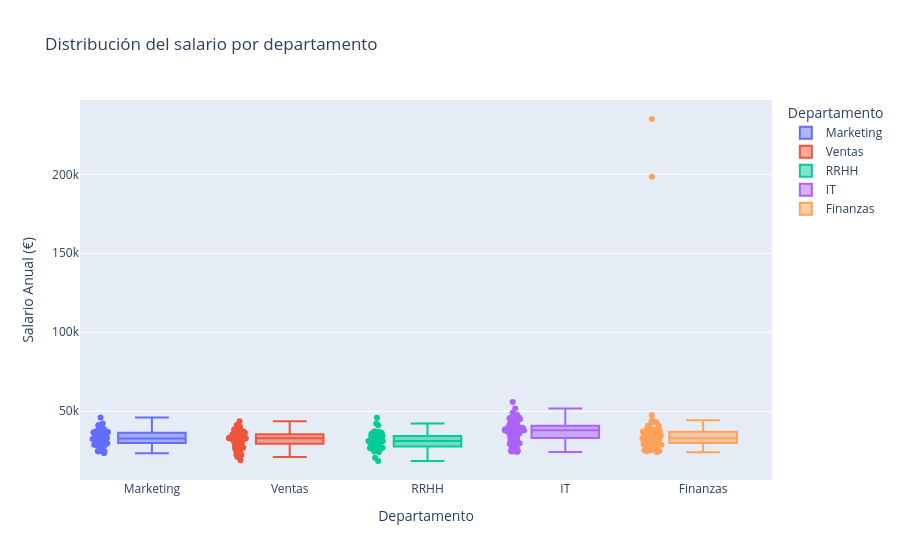

Source (notebook cell):
### Markdown cell above
### 8. Grafico interactivo con ploty 

Como ya sabeis con ploty podemos crear el mismo tipo de graficos pero **interactivos**:

### Code cell
fig = px.box(
    df,
    x="departamento",
    y="salario_anual",
    color='departamento',
    points="all",
    title="Distribución del salario por departamento",
    labels={'departamento': 'Departamento', 'salario_anual': 'Salario Anual (€)'}
)

fig.show()

### Figure 1 — Plotly figure (JSON) as saved in the notebook; plotly's stock layout.template omitted (floating-point values rounded to 4 significant figures)
{"data": [{"alignmentgroup": "True", "boxpoints": "all", "hovertemplate": "Departamento=%{x}<br>Salario Anual (€)=%{y}<extra></extra>", "legendgroup": "Marketing", "marker": {"color": "#636efa"}, "name": "Marketing", "notched": false, "offsetgroup": "Marketing", "orientation": "v", "showlegend": true, "type": "box", "x": ["Marketing", "Marketing", "Marketing", "Marketing", "Marketing", "Marketing", "Marketing", "Marketing", "Marketing", "Marketing", "Marketing", "Marketing", "Marketing", "Marketing", "Marketing", "Marketing", "Marketing", "Marketing", "Marketing", "Marketing", "Marketing", "Marketing", "Marketing", "Marketing", "Marketing", "Marketing", "Marketing", "Marketing", "Marketing", "Marketing", "Marketing", "Marketing", "Marketing", "Marketing", "Marketing", "Marketing", "Marketing", "Marketing", "Marketing", "Marketing", "Marketing", "Marketing", "Marketing", "Marketing", "Marketing", "Marketing", "Marketing", "Marketing", "Marketing", "Marketing", "Marketing", "Marketing", "Marketing", "Marketing", "Marketing", "Marketing", "Marketing", "Marketing", "Marketing", "Marketing", "Marketing", "Marketing", "Marketing", "Marketing", "Marketing", "Marketing", "Marketing", "Marketing", "Marketing"], "x0": " ", "xaxis": "x", "y": [32850.0, 36560.0, 41120.0, 34750.0, 36790.0, 37910.0, 34270.0, 34750.0, 32720.0, 31840.0, 28130.0, 30610.0, 36760.0, 30970.0, 31090.0, 36450.0, 29860.0, 24820.0, 28750.0, 23380.0, 38800.0, 38100.0, 30100.0, 41550.0, 36010.0, 29120.0, 33630.0, 28440.0, 29890.0, 42310.0, 37990.0, 34140.0, 32790.0, 32790.0, 31890.0, 46140.0, 35230.0, 30760.0, 32790.0, 25130.0, 38810.0, 25210.0, 27450.0, 35930.0, 28890.0, 35820.0, 34190.0, 33380.0, 28440.0, 24530.0, 32240.0, 30360.0, 28180.0, 37960.0, 31250.0, 38240.0, 37080.0, 35680.0, 37240.0, 32110.0, 32410.0, 24630.0, 31980.0, 33330.0, 26530.0, 36710.0, 33260.0, 30740.0, 29720.0], "y0": " ", "yaxis": "y"}, {"alignmentgroup": "True", "boxpoints": "all", "hovertemplate": "Departamento=%{x}<br>Salario Anual (€)=%{y}<extra></extra>", "legendgroup": "Ventas", "marker": {"color": "#EF553B"}, "name": "Ventas", "notched": false, "offsetgroup": "Ventas", "orientation": "v", "showlegend": true, "type": "box", "x": ["Ventas", "Ventas", "Ventas", "Ventas", "Ventas", "Ventas", "Ventas", "Ventas", "Ventas", "Ventas", "Ventas", "Ventas", "Ventas", "Ventas", "Ventas", "Ventas", "Ventas", "Ventas", "Ventas", "Ventas", "Ventas", "Ventas", "Ventas", "Ventas", "Ventas", "Ventas", "Ventas", "Ventas", "Ventas", "Ventas", "Ventas", "Ventas", "Ventas", "Ventas", "Ventas", "Ventas", "Ventas", "Ventas", "Ventas", "Ventas", "Ventas", "Ventas", "Ventas", "Ventas", "Ventas", "Ventas", "Ventas", "Ventas", "Ventas", "Ventas", "Ventas", "Ventas", "Ventas", "Ventas", "Ventas", "Ventas", "Ventas", "Ventas", "Ventas", "Ventas", "Ventas", "Ventas", "Ventas", "Ventas", "Ventas", "Ventas", "Ventas", "Ventas", "Ventas", "Ventas", "Ventas", "Ventas", "Ventas", "Ventas", "Ventas", "Ventas", "Ventas", "Ventas", "Ventas", "Ventas", "Ventas", "Ventas", "Ventas", "Ventas", "Ventas", "Ventas", "Ventas", "Ventas", "Ventas"], "x0": " ", "xaxis": "x", "y": [38520.0, 37650.0, 36400.0, 19030.0, 33210.0, 21060.0, 23160.0, 24220.0, 34520.0, 24130.0, 33330.0, 24140.0, 30650.0, 29950.0, 36380.0, 34780.0, 30790.0, 28140.0, 36340.0, 22760.0, 22120.0, 32860.0, 38980.0, 33300.0, 33200.0, 29090.0, 43760.0, 27820.0, 22590.0, 36870.0, 32860.0, 26320.0, 32440.0, 27310.0, 39060.0, 25980.0, 33340.0, 32580.0, 32860.0, 29520.0, 26550.0, 38840.0, 35390.0, 40210.0, 26790.0, 38830.0, 27140.0, 32860.0, 30010.0, 32860.0, 32860.0, 41280.0, 34460.0, 32250.0, 37340.0, 32120.0, 28820.0, 35210.0, 35010.0, 33160.0, 35110.0, 32950.0, 36030.0, 32860.0, 35720.0, 29980.0, 27690.0, 31370.0, 32860.0, 32860.0, 33390.0, 30520.0, 35570.0, 33070.0, 29930.0, 31580.0, 35060.0, 35620.0, 26710.0, 38300.0, 36850.0, 37430.0, 30310.0, 25080.0, 32670.0, 32120.0, 35290.0, 38500.0, 31100.0], "y0": " ", "yaxis": "y"}, {"alignmentgroup": "True", "boxpoints": "all", "hovertemplate": "Departamento=%{x}<br>Salario Anual (€)=%{y}<extra></extra>", "legendgroup": "RRHH", "marker": {"color": "#00cc96"}, "name": "RRHH", "notched": false, "offsetgroup": "RRHH", "orientation": "v", "showlegend": true, "type": "box", "x": ["RRHH", "RRHH", "RRHH", "RRHH", "RRHH", "RRHH", "RRHH", "RRHH", "RRHH", "RRHH", "RRHH", "RRHH", "RRHH", "RRHH", "RRHH", "RRHH", "RRHH", "RRHH", "RRHH", "RRHH", "RRHH", "RRHH", "RRHH", "RRHH", "RRHH", "RRHH", "RRHH", "RRHH", "RRHH", "RRHH", "RRHH", "RRHH", "RRHH", "RRHH", "RRHH", "RRHH", "RRHH", "RRHH", "RRHH", "RRHH", "RRHH", "RRHH", "RRHH", "RRHH", "RRHH", "RRHH", "RRHH", "RRHH", "RRHH", "RRHH", "RRHH", "RRHH", "RRHH", "RRHH", "RRHH", "RRHH", "RRHH", "RRHH", "RRHH", "RRHH", "RRHH", "RRHH", "RRHH", "RRHH", "RRHH", "RRHH", "RRHH", "RRHH", "RRHH", "RRHH"], "x0": " ", "xaxis": "x", "y": [27200.0, 31110.0, 41240.0, 30340.0, 31320.0, 29630.0, 36380.0, 18530.0, 32260.0, 24830.0, 36000.0, 42290.0, 31110.0, 30300.0, 32350.0, 26460.0, 36420.0, 36270.0, 29090.0, 33050.0, 27940.0, 30280.0, 26740.0, 34590.0, 20620.0, 45970.0, 29530.0, 30310.0, 27770.0, 29900.0, 34090.0, 27830.0, 37190.0, 30910.0, 32080.0, 37180.0, 36150.0, 26830.0, 33490.0, 25930.0, 34110.0, 34410.0, 31110.0, 35650.0, 33970.0, 31110.0, 35720.0, 26360.0, 31110.0, 31800.0, 33360.0, 32860.0, 33790.0, 24210.0, 24880.0, 26500.0, 36080.0, 28430.0, 36900.0, 36780.0, 35580.0, 26530.0, 24540.0, 29060.0, 26210.0, 31110.0, 31110.0, 31110.0, 24900.0, 26950.0], "y0": " ", "yaxis": "y"}, {"alignmentgroup": "True", "boxpoints": "all", "hovertemplate": "Departamento=%{x}<br>Salario Anual (€)=%{y}<extra></extra>", "legendgroup": "IT", "marker": {"color": "#ab63fa"}, "name": "IT", "notched": false, "offsetgroup": "IT", "orientation": "v", "showlegend": true, "type": "box", "x": ["IT", "IT", "IT", "IT", "IT", "IT", "IT", "IT", "IT", "IT", "IT", "IT", "IT", "IT", "IT", "IT", "IT", "IT", "IT", "IT", "IT", "IT", "IT", "IT", "IT", "IT", "IT", "IT", "IT", "IT", "IT", "IT", "IT", "IT", "IT", "IT", "IT", "IT", "IT", "IT", "IT", "IT", "IT", "IT", "IT", "IT", "IT", "IT", "IT", "IT", "IT", "IT", "IT", "IT", "IT", "IT", "IT", "IT", "IT", "IT", "IT", "IT", "IT", "IT", "IT", "IT", "IT", "IT", "IT", "IT", "IT", "IT", "IT", "IT", "IT", "IT", "IT", "IT", "IT", "IT", "IT", "IT", "IT", "IT", "IT", "IT", "IT", "IT", "IT", "IT", "IT", "IT", "IT", "IT", "IT", "IT", "IT", "IT", "IT", "IT", "IT", "IT", "IT", "IT", "IT", "IT", "IT", "IT"], "x0": " ", "xaxis": "x", "y": [36960.0, 42340.0, 37380.0, 35050.0, 37280.0, 43430.0, 32620.0, 41560.0, 46350.0, 45600.0, 32020.0, 37940.0, 55870.0, 33190.0, 35650.0, 38660.0, 35370.0, 40150.0, 39540.0, 38310.0, 37400.0, 45450.0, 38970.0, 43600.0, 45540.0, 34250.0, 41870.0, 27930.0, 39080.0, 47050.0, 41200.0, 40780.0, 35820.0, 39600.0, 39670.0, 41720.0, 35990.0, 45150.0, 51750.0, 35860.0, 39810.0, 38870.0, 45940.0, 39260.0, 45840.0, 39640.0, 38790.0, 40220.0, 41730.0, 34210.0, 34640.0, 43510.0, 38290.0, 37940.0, 47750.0, 40830.0, 42990.0, 46350.0, 30640.0, 38610.0, 38580.0, 44950.0, 49020.0, 44920.0, 44320.0, 37310.0, 37940.0, 32920.0, 38310.0, 32550.0, 29640.0, 31590.0, 31060.0, 29760.0, 36600.0, 32160.0, 37340.0, 37940.0, 35660.0, 38080.0, 30110.0, 38380.0, 36920.0, 27430.0, 37530.0, 38200.0, 36810.0, 26400.0, 25030.0, 29240.0, 24950.0, 37940.0, 36080.0, 29300.0, 24870.0, 30650.0, 28570.0, 38690.0, 37940.0, 26310.0, 24250.0, 37800.0, 27430.0, 37940.0, 24590.0, 37940.0, 28580.0, 29780.0], "y0": " ", "yaxis": "y"}, {"alignmentgroup": "True", "boxpoints": "all", "hovertemplate": "Departamento=%{x}<br>Salario Anual (€)=%{y}<extra></extra>", "legendgroup": "Finanzas", "marker": {"color": "#FFA15A"}, "name": "Finanzas", "notched": false, "offsetgroup": "Finanzas", "orientation": "v", "showlegend": true, "type": "box", "x": ["Finanzas", "Finanzas", "Finanzas", "Finanzas", "Finanzas", "Finanzas", "Finanzas", "Finanzas", "Finanzas", "Finanzas", "Finanzas", "Finanzas", "Finanzas", "Finanzas", "Finanzas", "Finanzas", "Finanzas", "Finanzas", "Finanzas", "Finanzas", "Finanzas", "Finanzas", "Finanzas", "Finanzas", "Finanzas", "Finanzas", "Finanzas", "Finanzas", "Finanzas", "Finanzas", "Finanzas", "Finanzas", "Finanzas", "Finanzas", "Finanzas", "Finanzas", "Finanzas", "Finanzas", "Finanzas", "Finanzas", "Finanzas", "Finanzas", "Finanzas", "Finanzas", "Finanzas", "Finanzas", "Finanzas", "Finanzas", "Finanzas", "Finanzas", "Finanzas", "Finanzas", "Finanzas", "Finanzas", "Finanzas", "Finanzas", "Finanzas", "Finanzas", "Finanzas", "Finanzas", "Finanzas", "Finanzas", "Finanzas", "Finanzas", "Finanzas", "Finanzas", "Finanzas", "Finanzas", "Finanzas", "Finanzas", "Finanzas", "Finanzas", "Finanzas", "Finanzas", "Finanzas", "Finanzas", "Finanzas", "Finanzas", "Finanzas", "Finanzas", "Finanzas", "Finanzas", "Finanzas", "Finanzas"], "x0": " ", "xaxis": "x", "y": [29380.0, 35330.0, 31560.0, 47570.0, 25820.0, 36090.0, 29850.0, 235000.0, 32800.0, 31480.0, 43650.0, 40660.0, 198500.0, 35720.0, 31270.0, 40900.0, 24680.0, 31670.0, 33070.0, 43010.0, 44260.0, 37150.0, 41200.0, 32930.0, 32250.0, 43580.0, 40280.0, 38080.0, 32930.0, 29140.0, 35040.0, 30310.0, 39260.0, 43350.0, 29370.0, 38150.0, 33650.0, 25310.0, 32930.0, 32930.0, 31620.0, 32930.0, 32890.0, 34230.0, 32930.0, 38410.0, 30000.0, 34800.0, 35720.0, 32930.0, 24930.0, 30250.0, 28740.0, 25470.0, 28700.0, 28320.0, 32930.0, 36730.0, 28640.0, 34430.0, 36520.0, 28100.0, 37930.0, 38450.0, 28540.0, 37030.0, 24060.0, 37270.0, 34530.0, 25410.0, 33300.0, 26600.0, 30460.0, 25700.0, 32930.0, 36910.0, 36240.0, 32830.0, 32930.0, 31510.0, 30540.0, 29130.0, 31080.0, 25970.0], "y0": " ", "yaxis": "y"}], "layout": {"boxmode": "overlay", "legend": {"title": {"text": "Departamento"}, "tracegroupgap": 0}, "title": {"text": "Distribución del salario por departamento"}, "xaxis": {"anchor": "y", "categoryarray": ["Marketing", "Ventas", "RRHH", "IT", "Finanzas"], "categoryorder": "array", "domain": [0, 1], "title": {"text": "Departamento"}}, "yaxis": {"anchor": "x", "domain": [0, 1], "title": {"text": "Salario Anual (€)"}}}}
